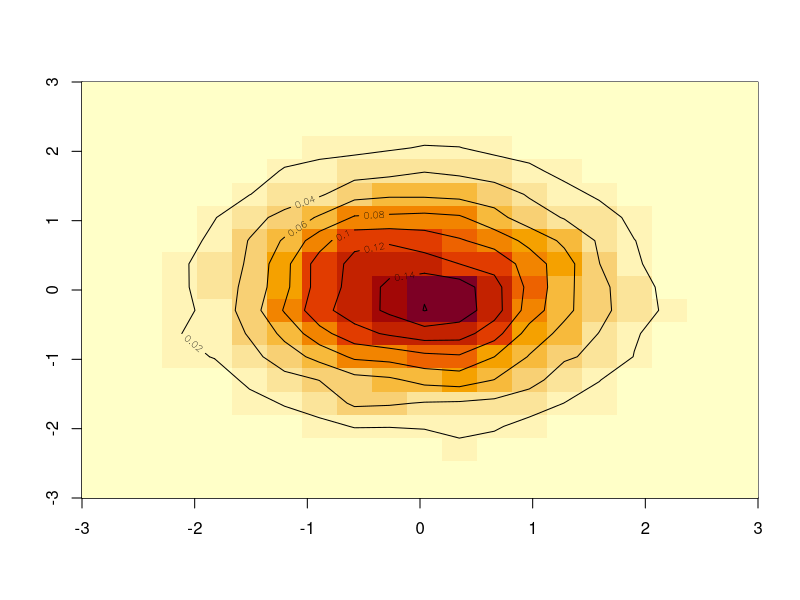
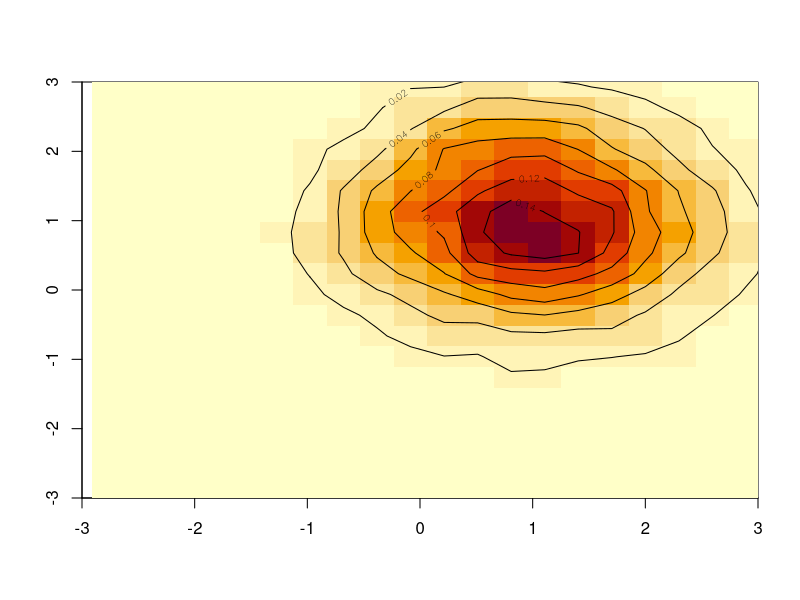
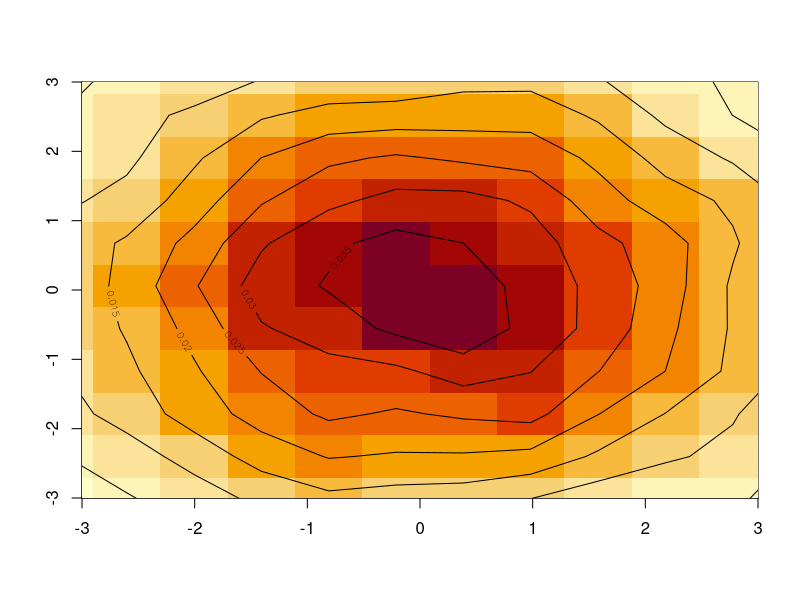
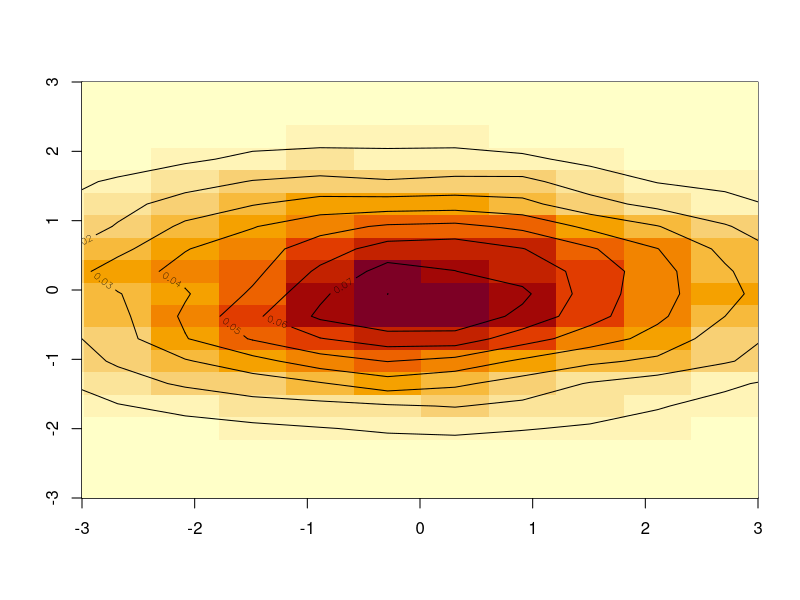
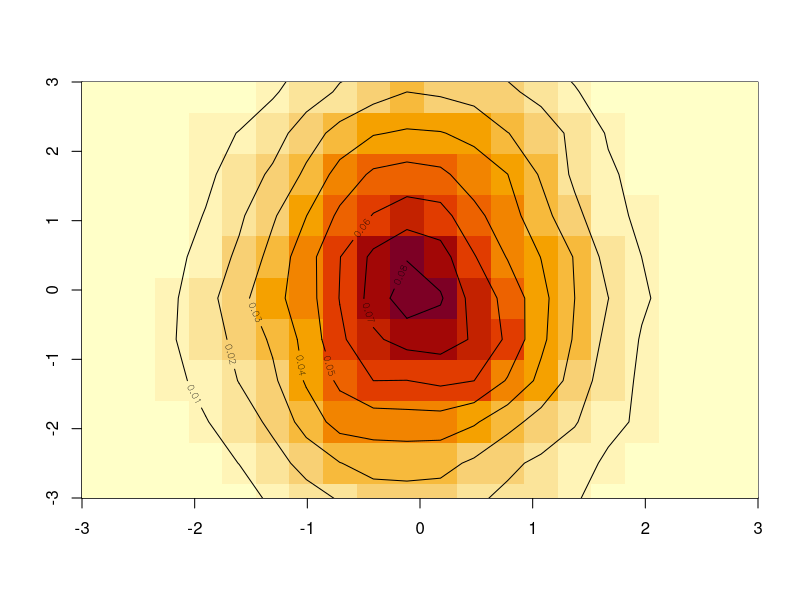
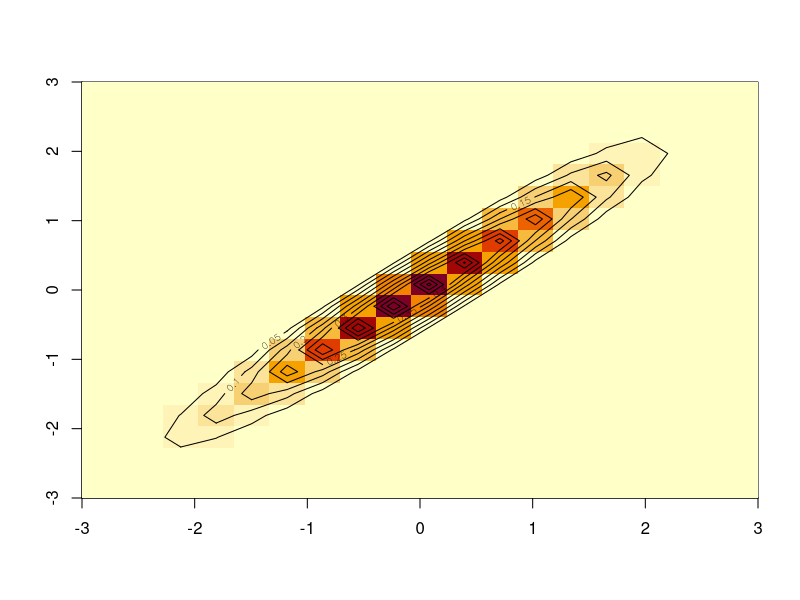
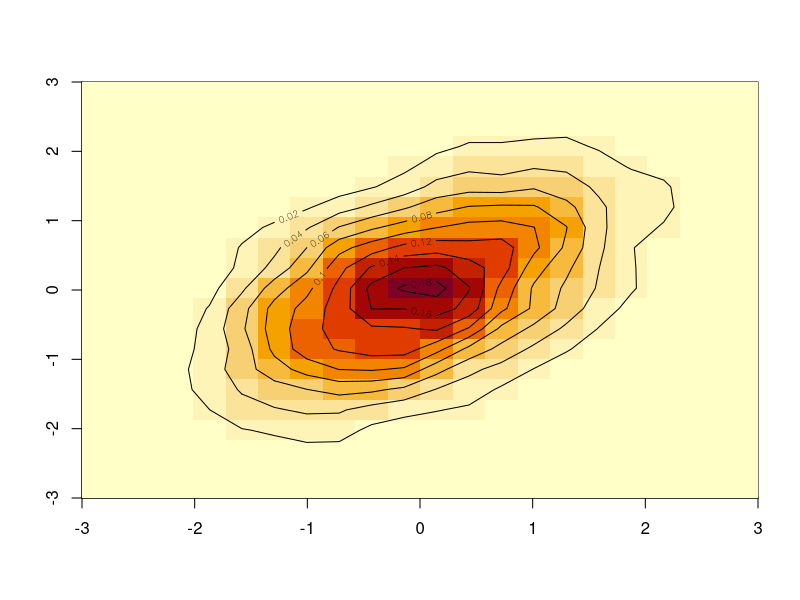
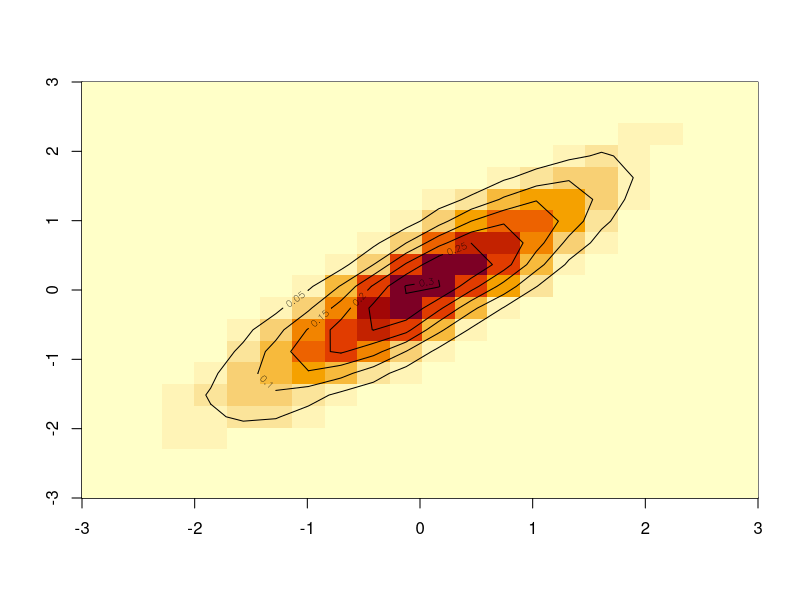

The R source for these figures, in order:
## ---- chunk 1
# Use pdf plots rather than jpeg.
library(knitr)
#opts_chunk$set(dev = 'png')
## ---- chunk 2
library(MASS)
library(ggplot2)

n = 5000
mu = c(0, 0)

showmv = function(sigma, center = mu){
    # Plot a multivariate normal with covariance matrix sigma
    s1 = mvrnorm(n, center, sigma)
    k1 = kde2d(s1[, 1], s1[, 2])
    rng = c(-3, 3)
    image(k1, xlim=rng, ylim=rng)
    contour(k1, add = TRUE)
}
## ---- chunk 3
s = diag(1, 2)
s
showmv(s)
## ---- chunk 4
s = diag(1, 2)
s
showmv(s, center=c(1, 1))
## ---- chunk 5
s = 4 * diag(1, 2)
s
showmv(s)
## ---- chunk 6
s = matrix(c(4, 0, 0, 1), nrow=2)
s
showmv(s)
## ---- chunk 7
s = matrix(c(1, 0, 0, 4), nrow=2)
s
showmv(s)
## ---- chunk 8
s = matrix(c(1, 1, 1, 1), nrow=2)
s
showmv(s)
## ---- chunk 9
s = matrix(c(1, 0.5, 0.5, 1), nrow=2)
s
showmv(s)
## ---- chunk 10
s = matrix(c(1, 0.9, 0.9, 1), nrow=2)
s
showmv(s)
## ---- chunk 11
s = matrix(c(1, -0.9, -0.9, 1), nrow=2)
s
showmv(s)
## ---- chunk 12
s = matrix(c(4, 1.5, 1.5, 1), nrow=2)
s
showmv(s)
## ---- chunk 13
rotate = function(s, theta){
    # Rotate by theta radians
    r = matrix(c(cos(theta), sin(theta), -sin(theta), cos(theta)), nrow=2)
    r %*% s
}

# 45 degree rotation
s = rotate(diag(1, 2), pi/4)
s
